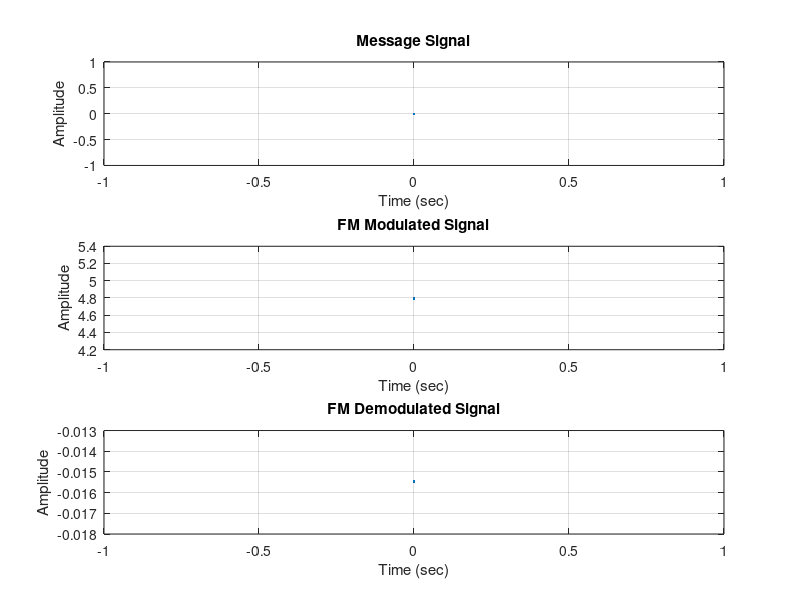

MATLAB code for this plot:
function fm_mod_demod
% User Inputs
Ac = input('Enter the amplitude of the carrier: ');  % Carrier Amplitude
fm = input('Enter the message signal frequency (Hz): '); % Message Frequency
fc = input('Enter the carrier frequency (Hz): ');   % Carrier Frequency
F  = input('Enter the sampling frequency (Hz): ');  % Sampling Frequency
kf = input('Enter the frequency sensitivity (Hz per unit amplitude): '); % Frequency Sensitivity
Am = input('Enter the amplitude of the message signal: ');  % Message Amplitude

% Derived Parameters
mi = (kf * Am) / fm; % Corrected Modulation Index
T  = 1 / F;          % Sampling Period
t  = 0:T:0.1;        % Time Vector

% 1. Message Signal
m = Am .* sin(2 * pi * fm * t);

% 2. FM Modulation (Corrected)
x_fm = Ac * sin(2 * pi * fc * t - mi * cos(2 * pi * fm * t)); 

% 3. FM Demodulation using Hilbert Transform
analytic_signal = hilbert(x_fm);
inst_phase = unwrap(angle(analytic_signal));

% Compute instantaneous frequency (in Hz)
inst_freq = [diff(inst_phase) * F / (2 * pi), 0];  

% Recover the baseband message:
% Instantaneous frequency = fc + kf * Am * sin(2 * pi * fm * t) 
% => Subtract fc and scale by (kf * Am) to recover m(t).
demodulated_signal = (inst_freq - fc) / kf;

% Optionally, smooth the recovered signal with a low-pass filter
[b, a] = butter(1, 0.01);
recovered_signal = filter(b, a, demodulated_signal);

% Plotting
figure;
subplot(3,1,1);
plot(t, m);
title('Message Signal');
xlabel('Time (sec)');
ylabel('Amplitude');
grid on;

subplot(3,1,2);
plot(t, x_fm);
title('FM Modulated Signal');
xlabel('Time (sec)');
ylabel('Amplitude');
grid on;

subplot(3,1,3);
plot(t, recovered_signal);
title('FM Demodulated Signal');
xlabel('Time (sec)');
ylabel('Amplitude');
grid on;

end

%for fm mod_demod give input like :
%Ac  = 1;      % Carrier Amplitude
%fm  = 50;     % Message Signal Frequency (Hz)
%fc  = 5000;   % Carrier Frequency (Hz) → Much higher than fm
%F   = 10e4;   % Sampling Frequency (Hz) → At least 10 times fc
%kf  = 1000;   % Frequency Sensitivity (Hz per unit amplitude)
%Am  = 1;      % Message Signal Amplitude
%means give kf very large
